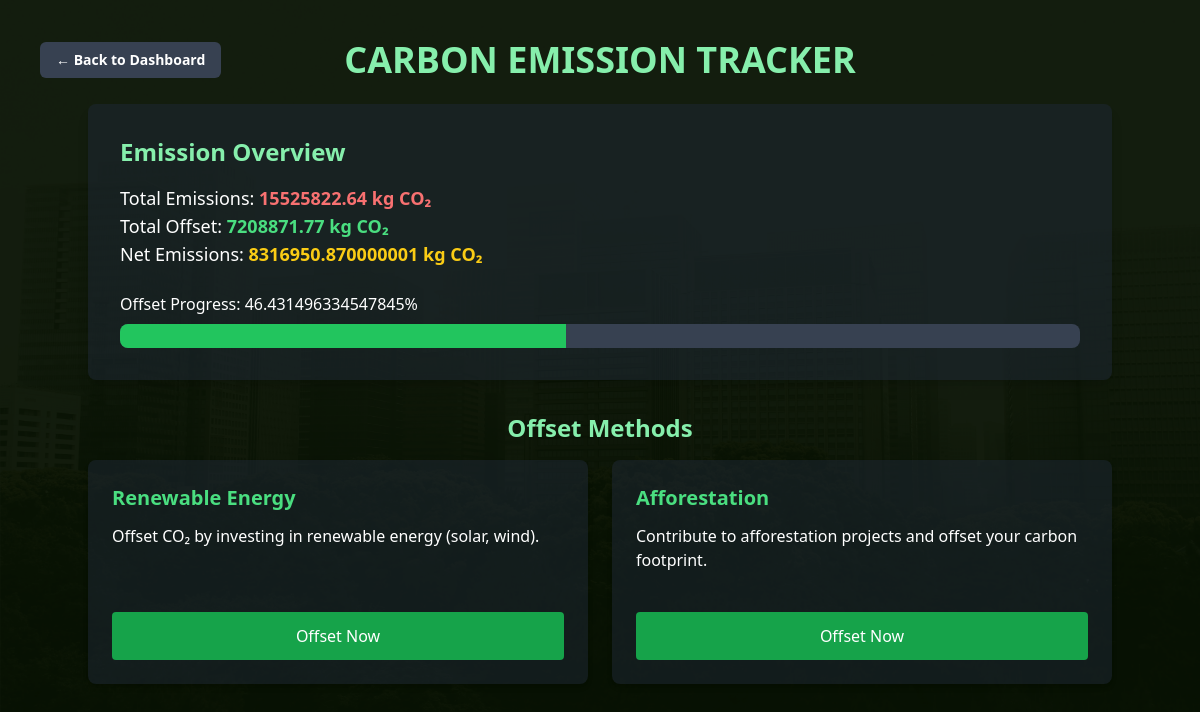
The app's page /offset-emissions (signed in), older data.
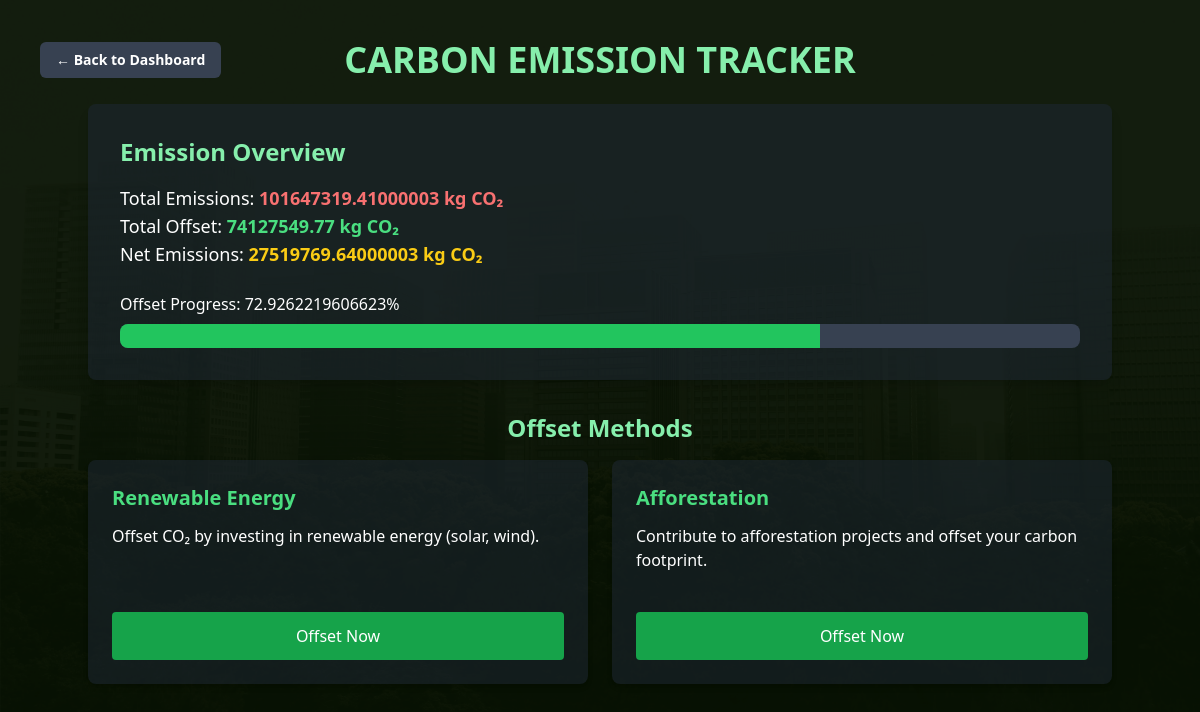
The same page, newer data.
### app.py (models this page shows)
class User(db.Model, UserMixin):
    id = db.Column(db.Integer, primary_key=True)
    name = db.Column(db.String(35), unique=True, nullable=False)
    email = db.Column(db.String(35), unique=True, nullable=False)
    password = db.Column(db.String(200), nullable=False)
    total_emission = db.Column(db.Float, default=0.0)
    green_score = db.Column(db.Float, nullable=False, default=100.0)
    total_offset = db.Column(db.Float, default=0.0)
    net_emission = db.Column(db.Float, default=0.0)
    badges = db.Column(db.String(200), default="")
    def update_emission_and_score(self):
        self.total_offset = sum(offset.amount for offset in self.offsets)
        self.net_emission = max(0, self.total_emission - self.total_offset)
        self.green_score = max(0, 100 - (self.net_emission / 1000) * 100)
        db.session.commit()

### app.py (the view)
@app.route('/offset-emissions')
@login_required
def offset_emissions():
    current_user.update_emission_and_score()
    progress = min(100, (current_user.total_offset / current_user.total_emission) * 100) if current_user.total_emission > 0 else 0
    return render_template('offset-emissions.html',
                           total_emission=current_user.total_emission,
                           total_offset=current_user.total_offset,
                           net_emission=current_user.net_emission,
                           progress=progress)

### app.py (called while the page is built)
@login_manager.user_loader
def load_user(user_id):
    return User.query.get(int(user_id))

### templates/offset-emissions.html (shortened to what this page needs)
<!DOCTYPE html>
<html lang="en">
<head>
    <script src="https://cdn.tailwindcss.com"></script>
</head>
<body class="bg-[url('/static/bg2.png')] bg-cover bg-center min-h-screen text-white flex flex-col items-center p-10 min-h-screen">
    <div class="w-full max-w-5xl flex items-center mb-6">
        <a href="/dashboard" class="bg-gray-700 text-white font-bold px-4 py-2 rounded-md hover:bg-gray-900 transition text-sm absolute left-0 ml-10">
            ← Back to Dashboard
        </a>
        <h1 class="text-4xl font-bold text-green-300 uppercase mx-auto">Carbon Emission Tracker</h1>
    </div>
    <div class="bg-gray-800 bg-opacity-50 rounded-lg p-8 mb-8 w-full max-w-5xl shadow-lg">
        <h2 class="text-2xl font-semibold mb-4 text-green-300">Emission Overview</h2>
        <p class="text-lg">Total Emissions: <strong class="text-red-400">{{ total_emission }} kg CO₂</strong></p>
        <p class="text-lg">Total Offset: <strong class="text-green-400">{{ total_offset }} kg CO₂</strong></p>
        <p class="text-lg">Net Emissions: <strong class="text-yellow-400">{{ net_emission }} kg CO₂</strong></p>
        <div class="mt-6">
            <label class="text-md font-medium">Offset Progress: {{ progress }}%</label>
            <div class="w-full h-6 bg-gray-700 rounded-lg mt-2 overflow-hidden">
                <div class="h-full bg-green-500 transition-all duration-500" style="width: {{ progress }}%;"></div>
            </div>
        </div>
    </div>
    <h2 class="text-2xl font-semibold mb-4 text-green-300">Offset Methods</h2>
    <div class="grid grid-cols-2 gap-6 w-full max-w-5xl">
        <div class="bg-gray-800 bg-opacity-50 rounded-lg p-6 shadow-md flex flex-col justify-between h-56">
            <h3 class="text-xl font-semibold text-green-400">Renewable Energy</h3>
            <p class="text-md mt-3">Offset CO₂ by investing in renewable energy (solar, wind).</p>
            <a href="/offset/renewable" class="mt-auto bg-green-600 hover:bg-green-500 text-white py-3 px-5 rounded w-full text-center font-medium">
                Offset Now
            </a>
        </div>
        <div class="bg-gray-800 bg-opacity-50 rounded-lg p-6 shadow-md flex flex-col justify-between h-56">
            <h3 class="text-xl font-semibold text-green-400">Afforestation</h3>
            <p class="text-md mt-3">Contribute to afforestation projects and offset your carbon footprint.</p>
            <a href="/offset/afforestation" class="mt-auto bg-green-600 hover:bg-green-500 text-white py-3 px-5 rounded w-full text-center font-medium">
                Offset Now
            </a>
        </div>
    </div>
</body>
</html>

Row changes from the older to the newer data that the page shows:
changed User: total_emission "15525822.64" → "101647319.41000003"; total_offset "7208871.77" → "74127549.77"; net_emission "8316950.870000001" → "27519769.64000003"
Text that changed along with them:
{{ progress }}: "46.431496334547845" → "72.9262219606623"
{{ progress }}: 46.431496334547845 → 72.9262219606623 (drawn)
